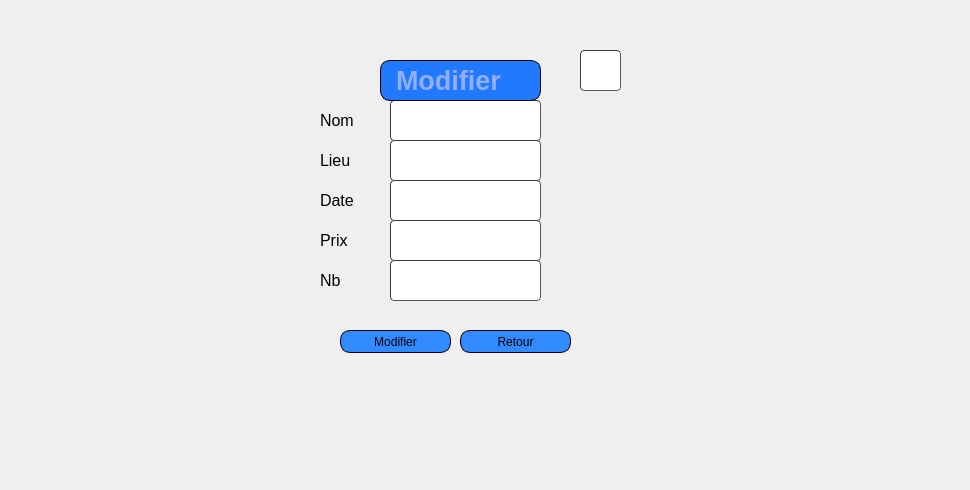
         <widget class="QWidget" name="page_19">
          <widget class="QLabel" name="label_53">
           <property name="geometry">
            <rect>
             <x>0</x>
             <y>0</y>
             <width>961</width>
             <height>481</height>
            </rect>
           </property>
           <property name="text">
            <string/>
           </property>
           <property name="pixmap">
            <pixmap resource="qt.qrc">:/new/prefix1/icons/haya.png</pixmap>
           </property>
          </widget>
          <widget class="QLabel" name="label_54">
           <property name="geometry">
            <rect>
             <x>280</x>
             <y>40</y>
             <width>381</width>
             <height>361</height>
            </rect>
           </property>
           <property name="text">
            <string/>
           </property>
           <property name="pixmap">
            <pixmap resource="qt.qrc">:/new/prefix1/icons/imf.jpg</pixmap>
           </property>
          </widget>
          <widget class="QLineEdit" name="nom_modif">
           <property name="geometry">
            <rect>
             <x>390</x>
             <y>100</y>
             <width>151</width>
             <height>41</height>
            </rect>
           </property>
           <property name="styleSheet">
            <string notr="true">	border-width: 1px; border-radius: 4px;
	border-color: rgb(58, 58, 58);
	border-style: inset;
	padding: 0 8px;


	selection-color: rgb(60, 63, 65);</string>
           </property>
          </widget>
          <widget class="QLineEdit" name="lieu_modif">
           <property name="geometry">
            <rect>
             <x>390</x>
             <y>140</y>
             <width>151</width>
             <height>41</height>
            </rect>
           </property>
           <property name="styleSheet">
            <string notr="true">	border-width: 1px; border-radius: 4px;
	border-color: rgb(58, 58, 58);
	border-style: inset;
	padding: 0 8px;


	selection-color: rgb(60, 63, 65);</string>
           </property>
          </widget>
          <widget class="QLineEdit" name="date_modif">
           <property name="geometry">
            <rect>
             <x>390</x>
             <y>180</y>
             <width>151</width>
             <height>41</height>
            </rect>
           </property>
           <property name="styleSheet">
            <string notr="true">	border-width: 1px; border-radius: 4px;
	border-color: rgb(58, 58, 58);
	border-style: inset;
	padding: 0 8px;


	selection-color: rgb(60, 63, 65);</string>
           </property>
          </widget>
          <widget class="QLineEdit" name="prix_modif">
           <property name="geometry">
            <rect>
             <x>390</x>
             <y>220</y>
             <width>151</width>
             <height>41</height>
            </rect>
           </property>
           <property name="styleSheet">
            <string notr="true">	border-width: 1px; border-radius: 4px;
	border-color: rgb(58, 58, 58);
	border-style: inset;
	padding: 0 8px;


	selection-color: rgb(60, 63, 65);</string>
           </property>
          </widget>
          <widget class="QLineEdit" name="nb_modif">
           <property name="geometry">
            <rect>
             <x>390</x>
             <y>260</y>
             <width>151</width>
             <height>41</height>
            </rect>
           </property>
           <property name="styleSheet">
            <string notr="true">	border-width: 1px; border-radius: 4px;
	border-color: rgb(58, 58, 58);
	border-style: inset;
	padding: 0 8px;


	selection-color: rgb(60, 63, 65);</string>
           </property>
          </widget>
          <widget class="QPushButton" name="modifier">
           <property name="geometry">
            <rect>
             <x>340</x>
             <y>330</y>
             <width>111</width>
             <height>23</height>
            </rect>
           </property>
           <property name="styleSheet">
            <string notr="true">		border: 1px solid black;
border-radius: 10px;
padding: 0 8px;
background: #318aff;
font: bold, &quot;Arial&quot;;;
text-align:center;
</string>
           </property>
           <property name="text">
            <string>Modifier</string>
           </property>
           <property name="icon">
            <iconset resource="projet.qrc">
             <normaloff>:/new/prefix1/icons/icons8_checkmark_96px.png</normaloff>:/new/prefix1/icons/icons8_checkmark_96px.png</iconset>
           </property>
          </widget>
          <widget class="QPushButton" name="Annuler">
           <property name="geometry">
            <rect>
             <x>460</x>
             <y>330</y>
             <width>111</width>
             <height>23</height>
            </rect>
           </property>
           <property name="styleSheet">
            <string notr="true">		border: 1px solid black;
border-radius: 10px;
padding: 0 8px;
background: #318aff;
font: bold, &quot;Arial&quot;;;
text-align:center;
</string>
           </property>
           <property name="text">
            <string>Retour</string>
           </property>
           <property name="icon">
            <iconset resource="projet.qrc">
             <normaloff>:/new/prefix1/icons/icons8_back_to_200px.png</normaloff>:/new/prefix1/icons/icons8_back_to_200px.png</iconset>
           </property>
          </widget>
          <widget class="QLabel" name="text_nom_2">
           <property name="geometry">
            <rect>
             <x>320</x>
             <y>110</y>
             <width>61</width>
             <height>21</height>
            </rect>
           </property>
           <property name="font">
            <font>
             <family>Arial</family>
             <pointsize>12</pointsize>
            </font>
           </property>
           <property name="text">
            <string>Nom</string>
           </property>
          </widget>
          <widget class="QLabel" name="text_nom_3">
           <property name="geometry">
            <rect>
             <x>320</x>
             <y>150</y>
             <width>61</width>
             <height>21</height>
            </rect>
           </property>
           <property name="font">
            <font>
             <family>Arial</family>
             <pointsize>12</pointsize>
            </font>
           </property>
           <property name="text">
            <string>Lieu</string>
           </property>
          </widget>
          <widget class="QLabel" name="text_nom_4">
           <property name="geometry">
            <rect>
             <x>320</x>
             <y>190</y>
             <width>61</width>
             <height>21</height>
            </rect>
           </property>
           <property name="font">
            <font>
             <family>Arial</family>
             <pointsize>12</pointsize>
            </font>
           </property>
           <property name="text">
            <string>Date</string>
           </property>
          </widget>
          <widget class="QLabel" name="text_nom_5">
           <property name="geometry">
            <rect>
             <x>320</x>
             <y>230</y>
             <width>61</width>
             <height>21</height>
            </rect>
           </property>
           <property name="font">
            <font>
             <family>Arial</family>
             <pointsize>12</pointsize>
            </font>
           </property>
           <property name="text">
            <string>Prix</string>
           </property>
          </widget>
          <widget class="QLabel" name="text_nom_6">
           <property name="geometry">
            <rect>
             <x>320</x>
             <y>270</y>
             <width>61</width>
             <height>21</height>
            </rect>
           </property>
           <property name="font">
            <font>
             <family>Arial</family>
             <pointsize>12</pointsize>
            </font>
           </property>
           <property name="text">
            <string>Nb</string>
           </property>
          </widget>
          <widget class="QLineEdit" name="id_2">
           <property name="geometry">
            <rect>
             <x>580</x>
             <y>50</y>
             <width>41</width>
             <height>41</height>
            </rect>
           </property>
           <property name="styleSheet">
            <string notr="true">	border-width: 1px; border-radius: 4px;
	border-color: rgb(58, 58, 58);
	border-style: inset;
	padding: 0 8px;


	selection-color: rgb(60, 63, 65);</string>
           </property>
          </widget>
          <widget class="QLabel" name="label_98">
           <property name="geometry">
            <rect>
             <x>380</x>
             <y>60</y>
             <width>161</width>
             <height>41</height>
            </rect>
           </property>
           <property name="font">
            <font>
             <family>Arial</family>
             <pointsize>20</pointsize>
             <weight>75</weight>
             <italic>false</italic>
             <bold>true</bold>
            </font>
           </property>
           <property name="styleSheet">
            <string notr="true">border: 1px solid black;
background-color: rgb(32, 121, 255);
color: rgb(146, 174, 250);
border-radius: 10px;
padding: 0 8px;

font: bold, &quot;Arial&quot;;;
text-align:center;</string>
           </property>
           <property name="text">
            <string>Modifier</string>
           </property>
          </widget>
         </widget>
